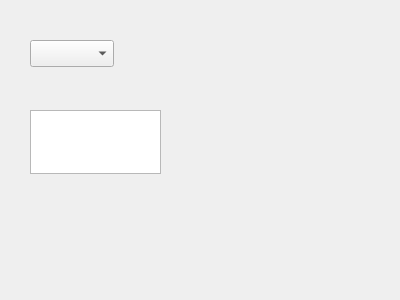
<ui version="4.0" >
 <class>AbilityEditDlg</class>
 <widget class="QDialog" name="AbilityEditDlg" >
  <property name="geometry" >
   <rect>
    <x>0</x>
    <y>0</y>
    <width>400</width>
    <height>300</height>
   </rect>
  </property>
  <property name="windowTitle" >
   <string>Dialog</string>
  </property>
  <widget class="QComboBox" name="chooseAbility" >
   <property name="geometry" >
    <rect>
     <x>30</x>
     <y>40</y>
     <width>84</width>
     <height>27</height>
    </rect>
   </property>
  </widget>
  <widget class="QPlainTextEdit" name="abilityDesc" >
   <property name="geometry" >
    <rect>
     <x>30</x>
     <y>110</y>
     <width>131</width>
     <height>64</height>
    </rect>
   </property>
  </widget>
 </widget>
 <resources/>
 <connections/>
</ui>
